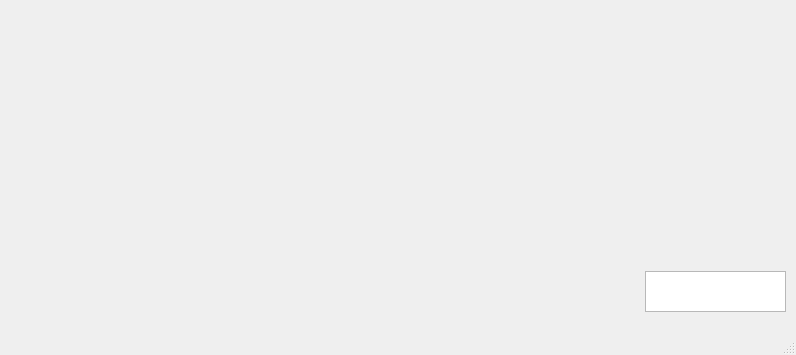
<?xml version="1.0" encoding="UTF-8"?>
<ui version="4.0">
 <class>MainWindow</class>
 <widget class="QMainWindow" name="MainWindow">
  <property name="geometry">
   <rect>
    <x>0</x>
    <y>0</y>
    <width>796</width>
    <height>355</height>
   </rect>
  </property>
  <property name="windowTitle">
   <string>MainWindow</string>
  </property>
  <widget class="QWidget" name="centralwidget">
   <widget class="QPlainTextEdit" name="mainText">
    <property name="geometry">
     <rect>
      <x>645</x>
      <y>271</y>
      <width>141</width>
      <height>41</height>
     </rect>
    </property>
   </widget>
  </widget>
  <widget class="QMenuBar" name="menubar">
   <property name="geometry">
    <rect>
     <x>0</x>
     <y>0</y>
     <width>796</width>
     <height>22</height>
    </rect>
   </property>
  </widget>
  <widget class="QStatusBar" name="statusbar"/>
 </widget>
 <resources/>
 <connections/>
</ui>
